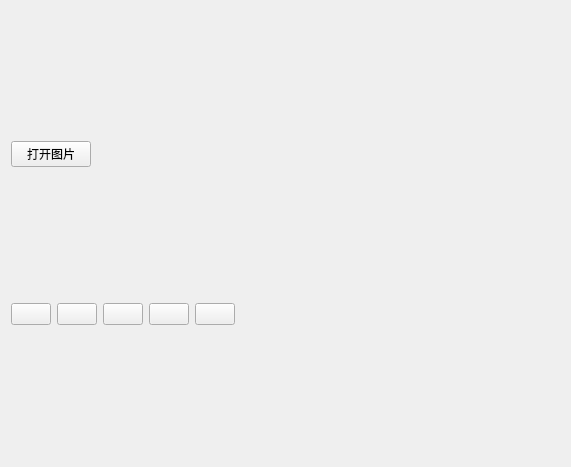
<?xml version="1.0" encoding="UTF-8"?>
<ui version="4.0">
 <class>FormShow</class>
 <widget class="QWidget" name="FormShow">
  <property name="geometry">
   <rect>
    <x>0</x>
    <y>0</y>
    <width>571</width>
    <height>467</height>
   </rect>
  </property>
  <property name="windowTitle">
   <string>Form</string>
  </property>
  <layout class="QVBoxLayout" name="verticalLayout" stretch="0,1,0">
   <item>
    <layout class="QHBoxLayout" name="horizontalLayout">
     <item>
      <widget class="QPushButton" name="frmshowpushButton">
       <property name="text">
        <string>打开图片</string>
       </property>
      </widget>
     </item>
     <item>
      <spacer name="horizontalSpacer_2">
       <property name="orientation">
        <enum>Qt::Horizontal</enum>
       </property>
       <property name="sizeHint" stdset="0">
        <size>
         <width>40</width>
         <height>20</height>
        </size>
       </property>
      </spacer>
     </item>
    </layout>
   </item>
   <item>
    <layout class="QGridLayout" name="formshow_gridLayout">
     <property name="spacing">
      <number>1</number>
     </property>
    </layout>
   </item>
   <item>
    <layout class="QHBoxLayout" name="horizontalLayout_3">
     <item>
      <widget class="QPushButton" name="frmshowpushButton_8">
       <property name="text">
        <string/>
       </property>
       <property name="icon">
        <iconset resource="../01Frame/main.qrc">
         <normaloff>:/Image/btn-4-1.png</normaloff>
         <disabledon>:/Image/btn-4-2.png</disabledon>
         <activeoff>:/Image/btn-4-2.png</activeoff>
         <selectedoff>:/Image/btn-4-2.png</selectedoff>:/Image/btn-4-1.png</iconset>
       </property>
       <property name="iconSize">
        <size>
         <width>20</width>
         <height>20</height>
        </size>
       </property>
      </widget>
     </item>
     <item>
      <widget class="QPushButton" name="frmshowpushButton_9">
       <property name="text">
        <string/>
       </property>
       <property name="icon">
        <iconset resource="../01Frame/main.qrc">
         <normaloff>:/Image/btn-6-1.png</normaloff>:/Image/btn-6-1.png</iconset>
       </property>
       <property name="iconSize">
        <size>
         <width>20</width>
         <height>20</height>
        </size>
       </property>
      </widget>
     </item>
     <item>
      <widget class="QPushButton" name="frmshowpushButton_10">
       <property name="text">
        <string/>
       </property>
       <property name="icon">
        <iconset resource="../01Frame/main.qrc">
         <normaloff>:/Image/btn-8-1.png</normaloff>:/Image/btn-8-1.png</iconset>
       </property>
       <property name="iconSize">
        <size>
         <width>20</width>
         <height>20</height>
        </size>
       </property>
      </widget>
     </item>
     <item>
      <widget class="QPushButton" name="frmshowpushButton_11">
       <property name="text">
        <string/>
       </property>
       <property name="icon">
        <iconset resource="../01Frame/main.qrc">
         <normaloff>:/Image/btn-9-1.png</normaloff>:/Image/btn-9-1.png</iconset>
       </property>
       <property name="iconSize">
        <size>
         <width>20</width>
         <height>20</height>
        </size>
       </property>
      </widget>
     </item>
     <item>
      <widget class="QPushButton" name="frmshowpushButton_12">
       <property name="text">
        <string/>
       </property>
       <property name="icon">
        <iconset resource="../01Frame/main.qrc">
         <normaloff>:/Image/btn-16-1.png</normaloff>:/Image/btn-16-1.png</iconset>
       </property>
       <property name="iconSize">
        <size>
         <width>20</width>
         <height>20</height>
        </size>
       </property>
      </widget>
     </item>
     <item>
      <spacer name="horizontalSpacer">
       <property name="orientation">
        <enum>Qt::Horizontal</enum>
       </property>
       <property name="sizeHint" stdset="0">
        <size>
         <width>40</width>
         <height>20</height>
        </size>
       </property>
      </spacer>
     </item>
    </layout>
   </item>
  </layout>
 </widget>
 <resources>
  <include location="../01Frame/main.qrc"/>
 </resources>
 <connections/>
</ui>
